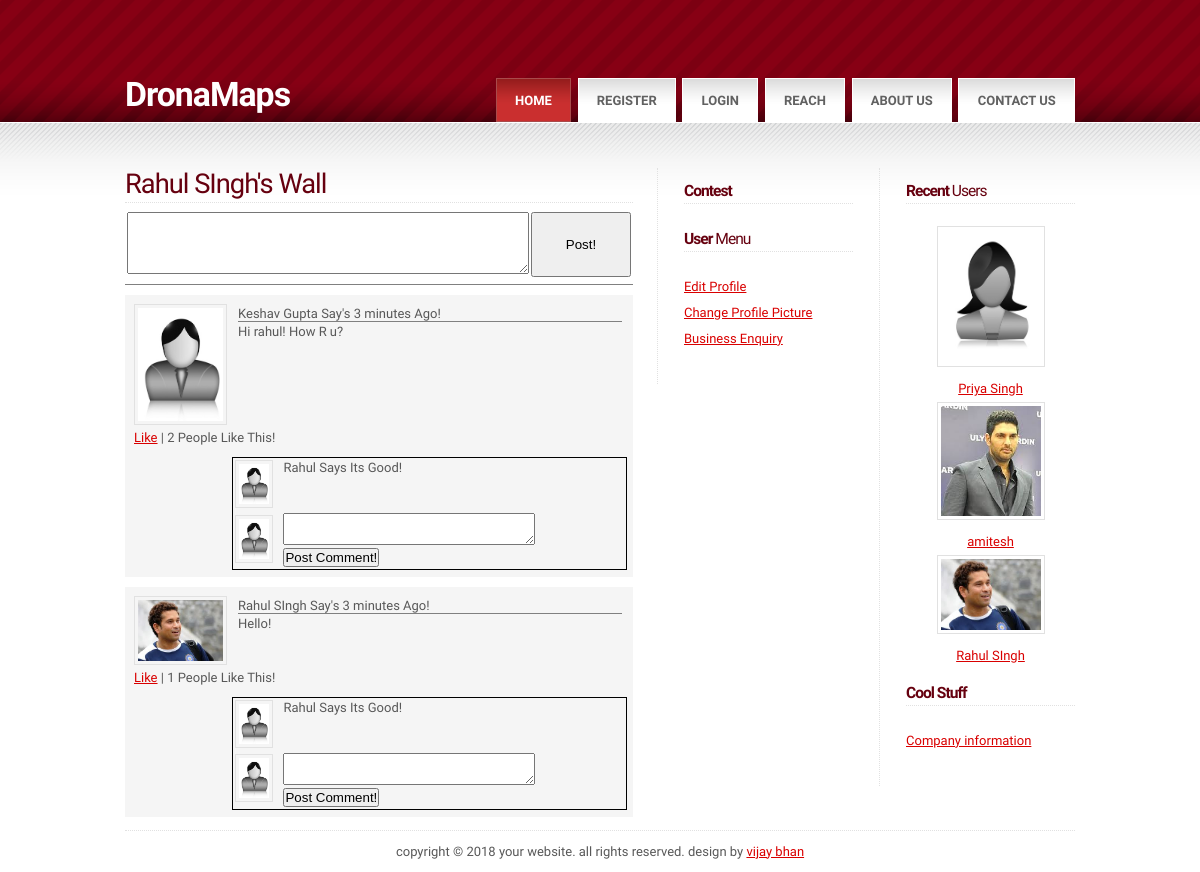
The page /wall.php?uid=3 on the database its author committed.
### tables this page shows
CREATE TABLE `soc_user` (
  `user_id` int(6) NOT NULL AUTO_INCREMENT,
  `user_name` varchar(250) DEFAULT NULL,
  `user_gender` tinyint(1) DEFAULT NULL,
  `user_city` int(5) DEFAULT NULL,
  `user_email` varchar(250) DEFAULT NULL,
  `user_pwd` varchar(25) DEFAULT NULL,
  `user_dob` date DEFAULT NULL,
  `user_addon` datetime DEFAULT NULL,
  `user_actcode` varchar(15) DEFAULT NULL,
  `user_status` tinyint(1) DEFAULT NULL,
  `user_about` varchar(1000) DEFAULT NULL,
  `user_hobbies` varchar(1000) DEFAULT NULL,
  `user_music` varchar(1000) DEFAULT NULL,
  `user_sports` varchar(1000) DEFAULT NULL,
  `user_political` varchar(1000) DEFAULT NULL,
  `user_img` varchar(255) DEFAULT NULL,
  PRIMARY KEY (`user_id`)
);

CREATE TABLE `soc_wall` (
  `wall_id` int(10) NOT NULL AUTO_INCREMENT,
  `wall_content` varchar(1000) DEFAULT NULL,
  `wall_from` int(5) DEFAULT NULL,
  `wall_to` int(5) DEFAULT NULL,
  `wall_addon` datetime DEFAULT NULL,
  PRIMARY KEY (`wall_id`)
);

### config.php (called while the page is built, shortened)
<?php
$ppic="user_ppic/";
?>

### wall.php (the view, shortened to what this page needs)
<?php require('layout.php'); ?>
<?php page_head(); ?>
<body>
<?php body_head(); ?>
<div id="main">
	<div id="main_inner" class="fixed">
		<div id="primaryContent_3columns">
			<div id="columnA_3columns">
				<?php $id=$_GET['uid']; ?>
				<h3><?php user_name($_REQUEST['uid']); ?>'s Wall</h3>
				<form name="wall" action="wallpost.php" method="post">
				<table width="100%" style="margin-top:-15px; border-bottom:1px solid grey; padding-bottom:5px;">
				<tr>
				<td>
				<textarea name="content" style="width:400px; height:60px;"></textarea>
				</td>
				<td>
				<input type="submit" value="Post!" style="width:100px; height:65px;">
				</td>
				</tr>
				</table>
				</form>
				<?php
				$query="select * from soc_wall where wall_to='".$id."' order by wall_addon desc";
				$result=mysql_query($query);
				while($row=mysql_fetch_assoc($result))
				{
				?>
				<div id="wallpost">
				<table border="0" width="100%">
				<tr>
				<td style="width:100px;" valign="top">
				<img src="<?php echo $ppic; echo user_img($row['wall_from']); ?>" style="max-width:85px;">
				</td>
				<td valign="top">
					<table width="100%">
					<tr><td style="border-bottom:1px solid grey;">
					<?php user_name($row['wall_from']); ?> Say's 3 minutes Ago!
					</td></tr>
					<tr>
					<td><?php echo $row['wall_content']; ?></td>
					</tr>
					</table>
				</td>
				</tr>
				<tr>
				<td colspan="2">
				<?php
				$q10="select count(*) from soc_like where like_postid='".$row['wall_id']."' and like_uid='".$_SESSION['sid']."'";
				$ro10=mysql_fetch_assoc(mysql_query($q10));
				if($ro10['count(*)']>0)
				{
				?>
				<a href="like.php?postid=<?php echo $row['wall_id']; ?>&flg=0&uid=<?php echo $id; ?>">Unlike</a>
				<?php
				}
				else
				{
				?>
				<a href="like.php?postid=<?php echo $row['wall_id']; ?>&flg=1&uid=<?php echo $id; ?>">Like</a>
				<?php } ?>
				|
				<?php
				$q11="select count(*) from soc_like where like_postid='".$row['wall_id']."'";
				$ro11=mysql_fetch_assoc(mysql_query($q11));
				echo $ro11['count(*)'];
				?> People Like This!
				</tr>
				</table>
				<table width="80%" style="border:1px solid #000; margin-left:100px; margin-top:10px;">
				<tr>
				<td width="12%">
				<img src="<?php echo $ppic; echo user_img('1'); ?>" style="max-width:30px;">
				</td>
				<td valign="top">Rahul Says Its Good!</td>
				</tr>
				<tr>
				<td width="12%">
				<img src="<?php echo $ppic; echo user_img('1'); ?>" style="max-width:30px;">
				</td>
				<td valign="top"><textarea name="com" style="width:250px;"></textarea>
				<input type="submit" value="Post Comment!">
				</td>
				</tr>
				</table>
				</div>
				<?php } ?>
			</div>
		</div>
		<div id="secondaryContent_3columns">
			<?php sidebar1(); ?>
			<?php sidebar2(); ?>
		</div>
		<br class="clear" />
	</div>
</div>
<?php footer(); ?>
</body>
</html>

### layout.php (shortened to what this page needs)
<?php
require('config.php');
require('common.php');
function page_head()
{
?>
<!DOCTYPE html PUBLIC "-//W3C//DTD XHTML 1.0 Strict//EN" "http://www.w3.org/TR/xhtml1/DTD/xhtml1-strict.dtd">
<html>
<head>
<link rel="stylesheet" type="text/css" href="style.css" />
</head>
<?php
}
function body_head()
{
?>
<div id="header">
	<div id="header_inner" class="fixed">
		<div id="logo">
			<h1><span><bold>DronaMaps</bold></span></h1>
			<h2></h2>
		</div>
		<div id="menu">
			<ul>
				<li><a href="#" class="active">Home</a></li>
				<?php
				if(isset($_SESSION['sid']))
				{
				?>
				<li><a href="#">Profile</a></li>
				<li><a href="upload.php">Upload Photo</a></li>
				<li><a href="logout.php">Logout</a></li>
				<?php
				}
				else
				{
				?>
				<li><a href="registration.php">Register</a></li>
				<li><a href="login.php">Login</a></li>
				<?php } ?>
			    <li><a href="Business.php">Reach</a></li>
				<li><a href="aboutus.php">About Us</a></li>
				<li><a href="contactus.php">Contact US</a></li>
			</ul>
		</div>
	</div>
</div>
<?php
}
function sidebar1()
{
?>
<div id="columnB_3columns">
				<h4><span>Contest</span> </h4>
				<h4><span>User </span>Menu</h4>
				<ul class="links">
				<li class="first"><a href="editprofile.php">Edit Profile</a></li>
				<li><a href="changepic.php">Change Profile Picture</a></li>
				<li><a href="nextround.php">Business Enquiry</a></li>
				</ul>
			</div>
<?php
}
function sidebar2()
{
?>
<div id="columnC_3columns">
				<h4><span>Recent </span>Users</h4>
				<ul class="links">
				<?php
				$query="select user_id from soc_user order by user_addon desc limit 3";
				$result=mysql_query($query);
				while($row=mysql_fetch_assoc($result))
				{
				?>
				<li style="text-align:center;">
				<a href="viewprofile.php?uid=<?php echo $row['user_id']; ?>">
				<img src="user_ppic/<?php echo user_img($row['user_id']); ?>" style="max-width:100px;">
				<br/><?php echo user_det($row['user_id'],"user_name"); ?>
				</a></li>
				<?php
				}
				?>
				<h4><span>Cool Stuff</h4>
				<ul class="links">
				<li class="first"><a href="https://www.dronamaps.com">Company information</a></li>
				</ul>
			</div>
<?php
}
function footer()
{
?>
<div id="footer" class="fixed">
	Copyright &copy; 2018 Your Website. All rights reserved. Design by <a href="#">vijay bhan</a>
</div>
<?php
}
?>

### common.php (shortened to what this page needs)
<?php
function user_name($id)
{
	$query="select user_name from soc_user where user_id='".$id."'";
	$result=mysql_query($query);
	$row=mysql_fetch_assoc($result);
	echo $row['user_name'];
}
function user_det($id,$field)
{
	$query="select ".$field." from soc_user where user_id='".$id."'";
	$result=mysql_query($query);
	$row=mysql_fetch_assoc($result);
	return $row[$field];
}
function user_img($id)
{
	if(user_det($id,"user_img")=="")
	{
		if(user_det($id,"user_gender")=='1')
		{
			return "noimagemale.jpg";
		}
		else
		{
			return "noimagefemale.jpg";
		}
	}
	else
	{
		return user_det($id,"user_img");
	}
}
?>

### style.css (style rules this page uses)
div.fixed { width: 950px !important; }
* { margin: 0em; padding: 0em; }
body { background-color: #fff; color: #585858; font-size: 13px; font-family: Calibri,'Open Sans Condensed', sans-serif; }
h1,h2,h3,h4,h5,h6 { font-weight: normal; letter-spacing: -1px; }
h3,h4,h5,h6 { color: #66000F; }
h1 span { font-weight: bold; }
h4 span { font-weight: bold; }
img { padding: 3px; border: solid 1px #e1e1e1; }
a { text-decoration: underline; color: #D90000; }
ul.links { list-style: none; }
ul.links li { line-height: 2em; }
#header { width:100%; height:122px; background: #440000 url('images/n1.gif') repeat-x; }
#header_inner { position: relative; width: 950px; height:122px; margin: 0 auto; }
#logo { position: absolute; bottom: 0.6em; }
#logo h1 { display: inline; color: #fff; font-size: 2.6em; }
#logo h2 { display: inline; padding-left: 0.5em; color: #E5CCD0; font-size: 1.0em; }
#menu { position: absolute; right: 0em; bottom: 0em; }
#menu ul { list-style: none; }
#menu li { float: left; }
#menu li a { margin-left: 0.5em; display: block; padding: 1.1em 1.4em 1.0em 1.4em; background: #fff url('images/n4.gif') repeat-x; border: solid 1px #fff; color: #616161; font-weight: bold; font-size: 1.0em; text-transform: Uppercase; text-decoration: none; }
#menu li a.active { background: #CA2F2F url('images/n3.gif') repeat-x; color: #fff; border: solid 1px #A94B4B; }
#main { background: #fff url('images/n2.gif') 0px 1px repeat-x; }
#main_inner ul { margin-bottom: 2.0em; }
#main_inner { position: relative; width: 950px; margin: 0 auto; padding-top: 3.5em; }
#main_inner h3,h4 { border-bottom: dotted 1px #E1E1E1; position: relative; }
#main_inner h3 { font-size: 2.1em; padding-bottom: 0.1em; margin-bottom: 0.8em; }
#main_inner h4 { font-size: 1.2em; padding-bottom: 0.175em; margin-bottom: 1.4em; margin-top: 0.95em; }
#footer { width: 950px; margin: 0 auto; text-align: center; clear: both; border-top: dotted 1px #E1E1E1; margin-top: 1.0em; margin-bottom: 1.0em; padding-top: 1.0em; text-transform: lowercase; }
#primaryContent_3columns { position: relative; margin-right: 34em; }
#columnA_3columns { position: relative; float: left; width: 100%; margin-right: -34em; padding-right: 2em; }
#secondaryContent_3columns { float: right; }
#columnB_3columns { width: 13.0em; float: left; padding: 0em 2em 0.5em 2em; border-left: dotted 1px #E1E1E1; }
#columnC_3columns { width: 13.0em; float: left; padding: 0em 0em 0.5em 2em; border-left: dotted 1px #E1E1E1; }
#wallpost { background-color:rgb(245,245,245); padding:7px; margin-top:10px; }

### rows shown on the page
soc_user: user_name "Rahul SIngh", user_id+user_img (picture), user_det($row['user_id'],"user_name") "Rahul SIngh"
soc_wall: shows a picture, soc_user.user_name "Keshav Gupta", wall_content "Hi rahul! How R u?", count "2"
soc_wall: wall_from.user_img (picture), soc_user.user_name "Rahul SIngh", wall_content "Hello!", count "1"
soc_user: shows a picture, user_det($row['user_id'],"user_name") "Priya Singh"
soc_user: user_id+user_img (picture), user_det($row['user_id'],"user_name") "amitesh"
